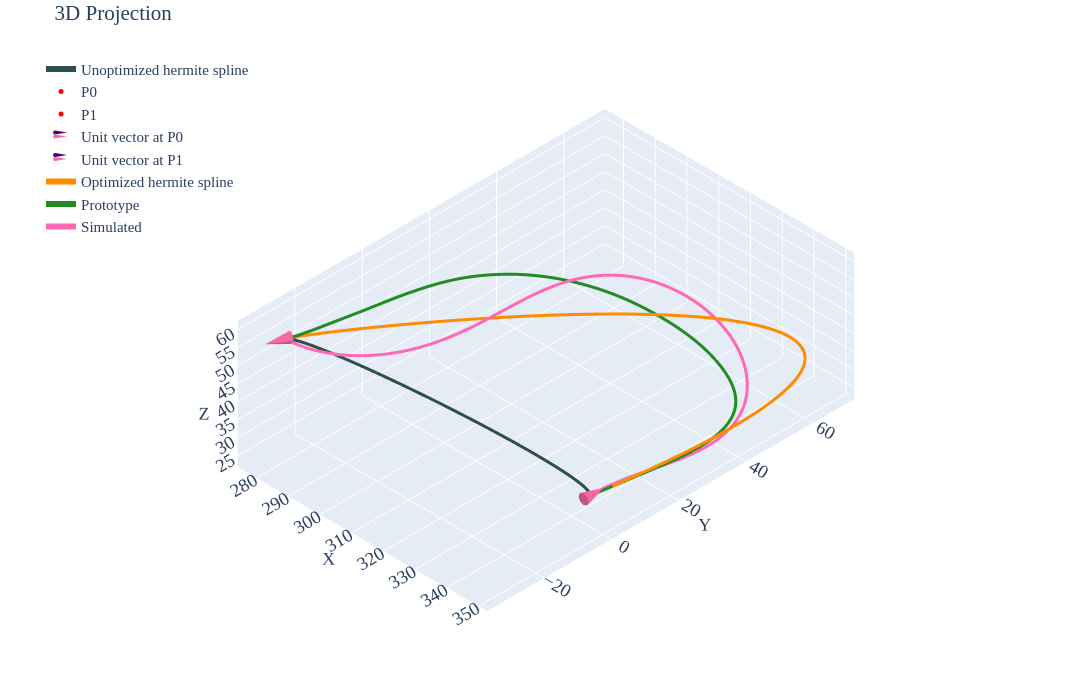

Write notebook code for a chart like this one.
### Code cell
df=pd.read_csv('../data/2810/p4-case1.csv')
prt=df.iloc[10:,2:].reset_index(drop=True)
p0=df.iloc[5,2:].values.astype(float)   
p1=df.iloc[6,2:].values.astype(float)   
u0=df.iloc[8,2:].values.astype(float)   
u1=df.iloc[9,2:].values.astype(float)   
m0=df.iloc[2,1]                         
m1=df.iloc[3,1]                         
u0_init=u0*m0
u1_init=u1*m1
spl=utils.hermite(p0,p1,u0_init,u1_init,num_points=51)
spl_tgt=pd.read_csv('../data/2810/rev-opt/p4-case1-opt.csv').values
siml=pd.DataFrame(final_rod_position.T,columns=['X','Y','Z'])
siml.to_csv('data/p4-case1.csv',index=False)
utils.plotter(spl,p0,p1,u0_init,u1_init,tgt=spl_tgt,prt=prt.values,siml=siml.values,cne=6,intr='d',tgt_label='Optimized hermite spline')
